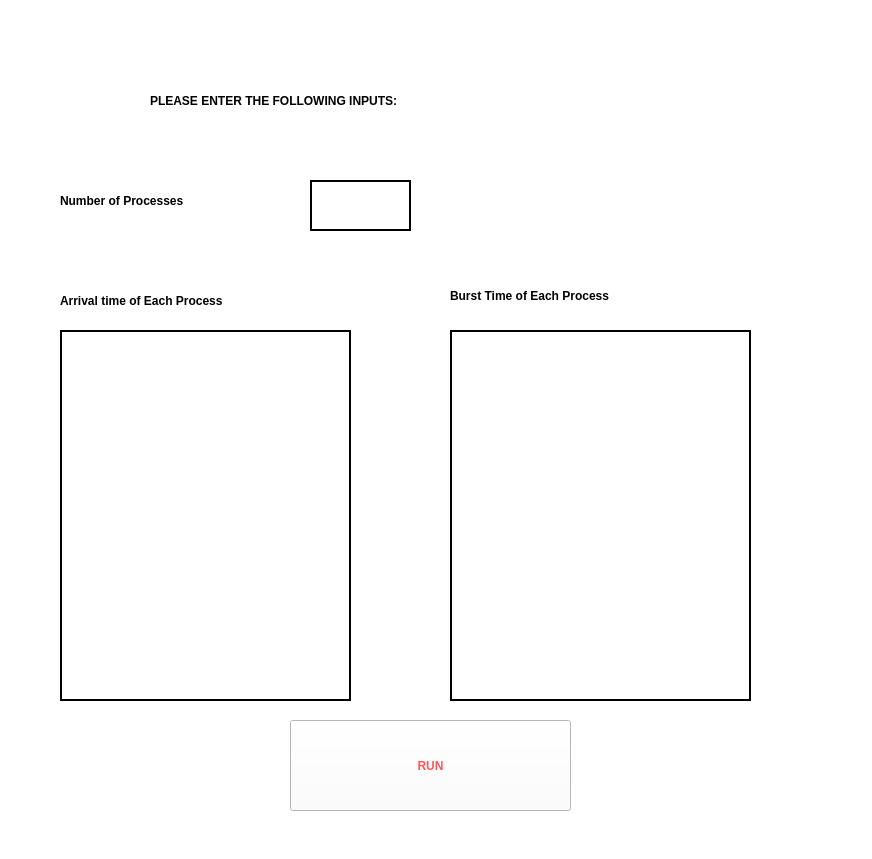
<?xml version="1.0" encoding="UTF-8"?>
<ui version="4.0">
 <class>MainWindow</class>
 <widget class="QMainWindow" name="MainWindow">
  <property name="enabled">
   <bool>true</bool>
  </property>
  <property name="geometry">
   <rect>
    <x>0</x>
    <y>0</y>
    <width>872</width>
    <height>859</height>
   </rect>
  </property>
  <property name="windowTitle">
   <string>CPU Job Scheduler</string>
  </property>
  <property name="windowIcon">
   <iconset>
    <normaloff>scheduler (1).png</normaloff>scheduler (1).png</iconset>
  </property>
  <property name="autoFillBackground">
   <bool>false</bool>
  </property>
  <property name="styleSheet">
   <string notr="true">background-color: white;</string>
  </property>
  <widget class="QWidget" name="centralwidget">
   <widget class="QLabel" name="label">
    <property name="geometry">
     <rect>
      <x>150</x>
      <y>50</y>
      <width>651</width>
      <height>101</height>
     </rect>
    </property>
    <property name="layoutDirection">
     <enum>Qt::RightToLeft</enum>
    </property>
    <property name="autoFillBackground">
     <bool>false</bool>
    </property>
    <property name="styleSheet">
     <string notr="true">font: 16pt &quot;Montserrat&quot;; color: black ; font-weight: bold;
 font-weight:bold;</string>
    </property>
    <property name="text">
     <string>PLEASE ENTER THE FOLLOWING INPUTS:</string>
    </property>
   </widget>
   <widget class="QToolButton" name="toolButton_6">
    <property name="geometry">
     <rect>
      <x>290</x>
      <y>720</y>
      <width>281</width>
      <height>91</height>
     </rect>
    </property>
    <property name="styleSheet">
     <string notr="true">font: 14pt &quot;Montserrat&quot;;  font-weight: bold; color:#FF5757;  font-size: 14;</string>
    </property>
    <property name="text">
     <string>RUN</string>
    </property>
   </widget>
   <widget class="QLabel" name="label_4">
    <property name="geometry">
     <rect>
      <x>450</x>
      <y>260</y>
      <width>411</width>
      <height>71</height>
     </rect>
    </property>
    <property name="autoFillBackground">
     <bool>false</bool>
    </property>
    <property name="styleSheet">
     <string notr="true">font: 12pt &quot;Montserrat&quot;; color: black; font-weight: bold;</string>
    </property>
    <property name="text">
     <string>Burst Time of Each Process</string>
    </property>
   </widget>
   <widget class="QPlainTextEdit" name="plainTextEdit">
    <property name="enabled">
     <bool>true</bool>
    </property>
    <property name="geometry">
     <rect>
      <x>310</x>
      <y>180</y>
      <width>101</width>
      <height>51</height>
     </rect>
    </property>
    <property name="styleSheet">
     <string notr="true">border: 2px  solid black;  font: 55 20pt</string>
    </property>
    <property name="verticalScrollBarPolicy">
     <enum>Qt::ScrollBarAlwaysOff</enum>
    </property>
    <property name="plainText">
     <string/>
    </property>
   </widget>
   <widget class="QPlainTextEdit" name="plainTextEdit_3">
    <property name="geometry">
     <rect>
      <x>450</x>
      <y>330</y>
      <width>301</width>
      <height>371</height>
     </rect>
    </property>
    <property name="styleSheet">
     <string notr="true">border: 2px  solid black; font: 75 20pt</string>
    </property>
    <property name="plainText">
     <string/>
    </property>
    <property name="overwriteMode">
     <bool>false</bool>
    </property>
   </widget>
   <widget class="QLabel" name="label_3">
    <property name="geometry">
     <rect>
      <x>60</x>
      <y>280</y>
      <width>341</width>
      <height>41</height>
     </rect>
    </property>
    <property name="layoutDirection">
     <enum>Qt::RightToLeft</enum>
    </property>
    <property name="autoFillBackground">
     <bool>false</bool>
    </property>
    <property name="styleSheet">
     <string notr="true">font: 12pt &quot;Montserrat&quot;; color: black; font-weight: bold;</string>
    </property>
    <property name="text">
     <string>Arrival time of Each Process</string>
    </property>
   </widget>
   <widget class="QLabel" name="label_5">
    <property name="geometry">
     <rect>
      <x>60</x>
      <y>150</y>
      <width>231</width>
      <height>101</height>
     </rect>
    </property>
    <property name="autoFillBackground">
     <bool>false</bool>
    </property>
    <property name="styleSheet">
     <string notr="true">font: 12pt &quot;Montserrat&quot;; color: black; font-weight: bold;</string>
    </property>
    <property name="text">
     <string>Number of Processes</string>
    </property>
   </widget>
   <widget class="QPlainTextEdit" name="plainTextEdit_4">
    <property name="geometry">
     <rect>
      <x>60</x>
      <y>330</y>
      <width>291</width>
      <height>371</height>
     </rect>
    </property>
    <property name="styleSheet">
     <string notr="true">border: 2px  solid black;  font: 55 20pt</string>
    </property>
    <property name="plainText">
     <string/>
    </property>
   </widget>
  </widget>
  <widget class="QStatusBar" name="statusbar"/>
 </widget>
 <resources/>
 <connections/>
</ui>
